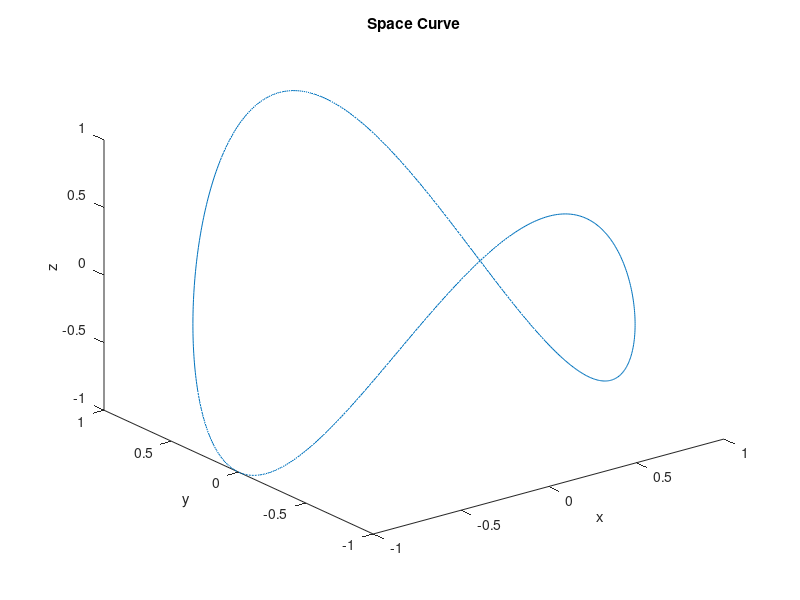

Here is the MATLAB script that generated this plot:
% 作出下列函数图像
% (5) 空间曲线 x = sint, y = cost, z = cos(2t), 0 < t < 2π

% 定义t的范围
t = 0:0.01:2*pi;

% 计算x, y, z的值
x = sin(t);
y = cos(t);
z = cos(2*t);

% 绘制空间曲线
plot3(x, y, z);
title('Space Curve');
xlabel('x');
ylabel('y');
zlabel('z');
